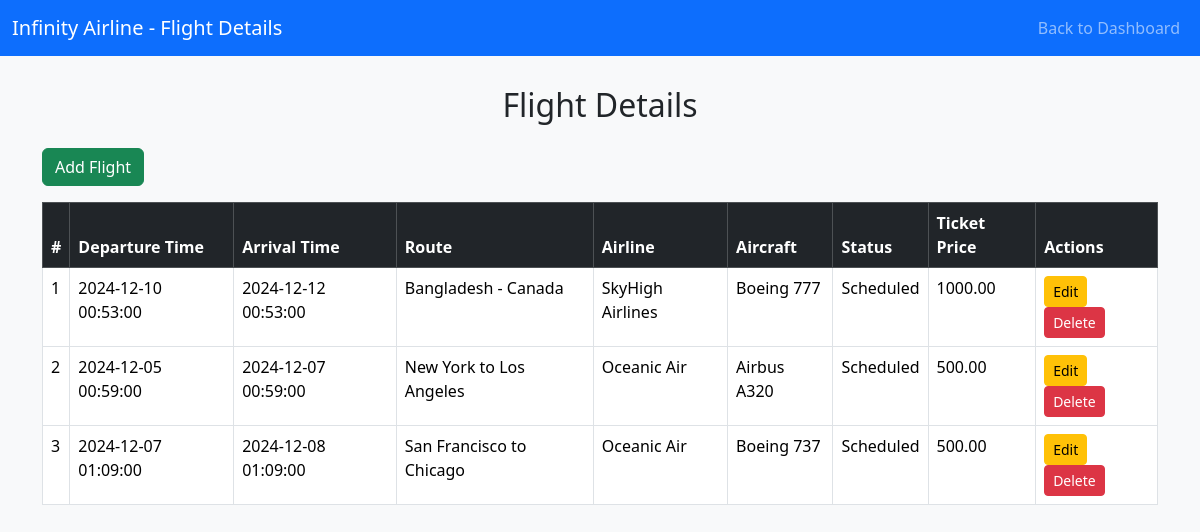
The page /flightDetails.php on the database its author committed.
### tables this page shows
CREATE TABLE `flight` (
  `Flight_id` int(11) NOT NULL,
  `Departure_time` datetime NOT NULL,
  `Arrival_time` datetime NOT NULL,
  `Route` varchar(255) DEFAULT NULL,
  `Aircraft_id` int(11) DEFAULT NULL,
  `Airline_id` int(11) DEFAULT NULL,
  `Status` enum('Scheduled','Delayed','Cancelled') DEFAULT 'Scheduled'
);

CREATE TABLE `airline` (
  `Airline_id` int(11) NOT NULL,
  `Name` varchar(100) NOT NULL,
  `Established_year` year(4) DEFAULT NULL,
  `Location` varchar(100) DEFAULT NULL,
  `ICAD_Code` varchar(10) DEFAULT NULL,
  `IATA_Code` varchar(10) DEFAULT NULL,
  `Contact` varchar(50) DEFAULT NULL
);

CREATE TABLE `aircraft` (
  `Aircraft_id` int(11) NOT NULL,
  `Model` varchar(50) NOT NULL,
  `Capacity` int(11) DEFAULT NULL,
  `Airline_id` int(11) DEFAULT NULL
);

### flightDetails.php (the view, shortened to what this page needs)
<!DOCTYPE html>
<html lang="en">
<head>
    <link href="https://cdn.jsdelivr.net/npm/bootstrap@5.3.2/dist/css/bootstrap.min.css" rel="stylesheet">
</head>
<body>
    <nav class="navbar navbar-expand-lg navbar-dark bg-primary">
        <div class="container-fluid">
            <a class="navbar-brand" href="#">Infinity Airline - Flight Details</a>
            <div class="collapse navbar-collapse" id="navbarNav">
                <ul class="navbar-nav ms-auto">
                    <li class="nav-item">
                        <a class="nav-link" href="adminDashboard.html">Back to Dashboard</a>
                    </li>
                </ul>
            </div>
        </div>
    </nav>
    <div class="container table-container">
        <h2 class="text-center mb-4">Flight Details</h2>
        <button class="btn btn-success mb-3" data-bs-toggle="modal" data-bs-target="#addFlightModal">Add Flight</button>
        <table class="table table-bordered table-hover">
            <thead class="table-dark">
                <tr>
                    <th>#</th>
                    <th>Departure Time</th>
                    <th>Arrival Time</th>
                    <th>Route</th>
                    <th>Airline</th>
                    <th>Aircraft</th>
                    <th>Status</th>
                    <th>Ticket Price</th>
                    <th>Actions</th>
                </tr>
            </thead>
            <tbody id="flightTableBody">
                <?php
                $servername = "localhost";
                $username = "root";
                $password = "";
                $dbname = "airline";
                $conn = new mysqli($servername, $username, $password, $dbname);
                $sql = "SELECT
            flight.Flight_id,
            flight.Departure_time,
            flight.Arrival_time,
            flight.Route,
            flight.Status,
            airline.Name AS Airline_Name,
            aircraft.Model AS Aircraft_Model,
            COALESCE(flight_tickets.Fare, 'Not Set') AS Fare
        FROM flight
        LEFT JOIN airline ON flight.Airline_id = airline.Airline_id
        LEFT JOIN aircraft ON flight.Aircraft_id = aircraft.Aircraft_id
        LEFT JOIN flight_tickets ON flight.Flight_id = flight_tickets.Flight_id";
                $result = $conn->query($sql);
                if ($result->num_rows > 0) {
                    $index = 1;
                    while ($row = $result->fetch_assoc()) {
                        echo "<tr>
                            <td>" . $index++ . "</td>
                            <td>" . $row["Departure_time"] . "</td>
                            <td>" . $row["Arrival_time"] . "</td>
                            <td>" . $row["Route"] . "</td>
                            <td>" . $row["Airline_Name"] . "</td>
                            <td>" . $row["Aircraft_Model"] . "</td>
                            <td>" . $row["Status"] . "</td>
                            <td>" . $row["Fare"] . "</td>
                            <td>
                                <button class='btn btn-warning btn-sm' onclick='openEditFlightModal(" . $row["Flight_id"] . ")'>Edit</button>
                                <button class='btn btn-danger btn-sm' onclick='deleteFlight(" . $row["Flight_id"] . ")'>Delete</button>
                            </td>
                        </tr>";
                    }
                } else {
                    echo "<tr><td colspan='9' class='text-center'>No flights found</td></tr>";
                }
                ?>
            </tbody>
        </table>
    </div>
</body>
</html>

### flightDetails.php (style rules this page uses)
body { background-color: #f8f9fa; }
.table-container { margin-top: 30px; }

### rows shown on the page
flight: Departure_time "2024-12-10 00:53:00", Arrival_time "2024-12-12 00:53:00", Route "Bangladesh - Canada", Airline.Name "SkyHigh Airlines", Aircraft.Model "Boeing 777", Status "Scheduled", Fare "1000.00"
flight: Departure_time "2024-12-05 00:59:00", Arrival_time "2024-12-07 00:59:00", Route "New York to Los Angeles", Airline.Name "Oceanic Air", Aircraft.Model "Airbus A320", Status "Scheduled", Fare "500.00"
flight: Departure_time "2024-12-07 01:09:00", Arrival_time "2024-12-08 01:09:00", Route "San Francisco to Chicago", Airline.Name "Oceanic Air", Aircraft.Model "Boeing 737", Status "Scheduled", Fare "500.00"
